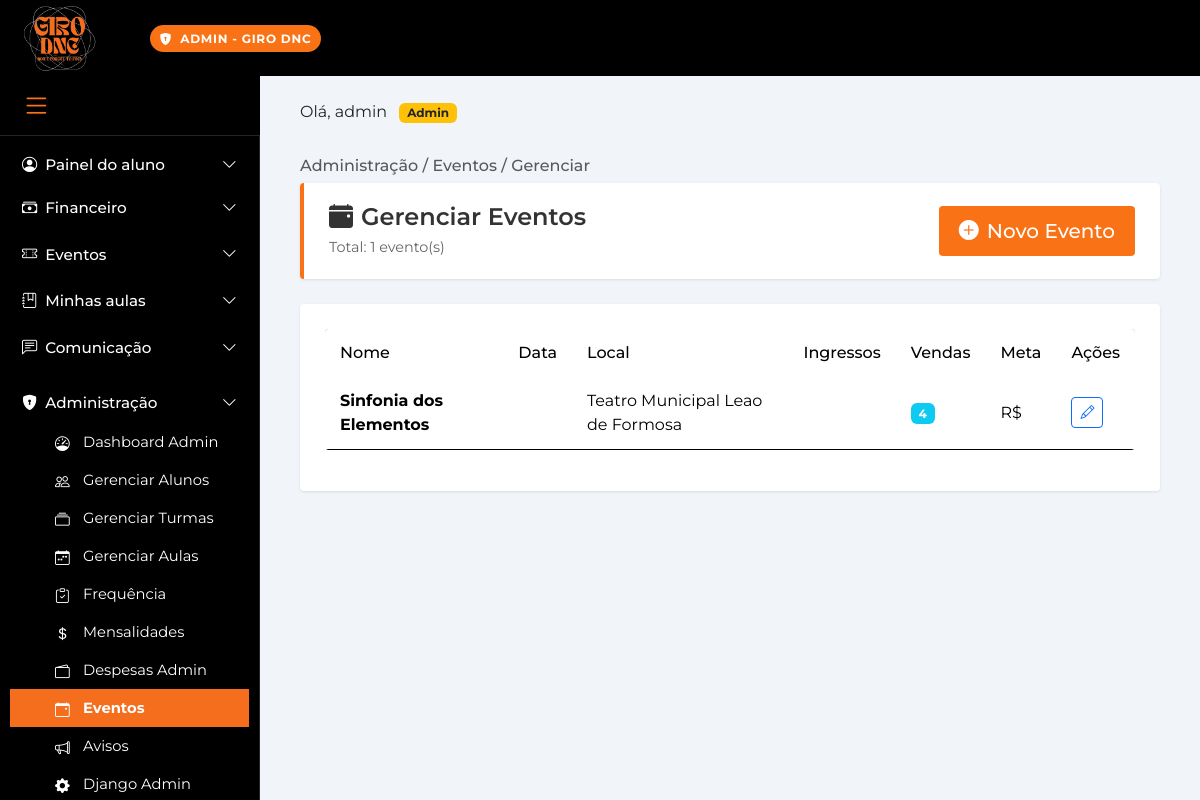
/admin-painel/eventos/ (signed in), run on the app's committed database.
### paginas/models.py (models this page shows, shortened)
class Evento(models.Model):
    nome = models.CharField(max_length=200, help_text='Nome do evento (ex: Corpo e Som)')
    descricao = models.TextField(blank=True, help_text='Descrição do evento')
    data_evento = models.DateField(help_text='Data de realização do evento')
    hora_evento = models.TimeField(blank=True, null=True, help_text='Horário do evento')
    local = models.CharField(max_length=200, blank=True, help_text='Local do evento')
    valor_ingresso = models.DecimalField(
        max_digits=10,
        decimal_places=2,
        validators=[MinValueValidator(0)],
        help_text='Valor do ingresso'
    )
    meta_vendas = models.IntegerField(
        default=0,
        validators=[MinValueValidator(0)],
        help_text='Meta de ingressos a serem vendidos'
    )
    comissao_percentual = models.DecimalField(
        max_digits=5,
        decimal_places=2,
        default=0,
        validators=[MinValueValidator(0), MaxValueValidator(100)],
        help_text='Percentual de comissão por ingresso vendido (0-100%)'
    )
    ativo = models.BooleanField(default=True, help_text='Evento ativo para vendas')
    data_criacao = models.DateTimeField(auto_now_add=True)
    criado_por = models.ForeignKey(
        User,
        on_delete=models.SET_NULL,
        null=True,
        related_name='eventos_criados'
    )
    imagem = models.ImageField(
        upload_to='eventos/',
        blank=True,
        null=True,
        help_text='Imagem/banner do evento'
    )
    class Meta:
        verbose_name = 'Evento'
        verbose_name_plural = 'Eventos'
        ordering = ['-data_evento', '-data_criacao']

### paginas/admin_views.py (the view)
# urls.py: path('admin-painel/eventos/', admin_views.admin_eventos, name='admin_eventos'),
@login_required
@user_passes_test(is_superuser)
def admin_eventos(request):
    eventos = Evento.objects.annotate(
        total_vendas=Count('vendas')
    ).order_by('-data_evento')
    context = {
        'eventos': eventos,
    }
    return render(request, 'admin_painel/eventos.html', context)

### paginas/admin_views.py (called while the page is built)
def is_superuser(user):
    return user.is_superuser

### paginas/templates/admin_painel/eventos.html (shortened to what this page needs)
<!doctype html>
<html lang="pt-br">
<head>
    {% load static %}
  <link href="https://cdn.jsdelivr.net/npm/bootstrap@5.3.3/dist/css/bootstrap.min.css" rel="stylesheet">
  <link href="https://cdn.jsdelivr.net/npm/bootstrap-icons@1.11.3/font/bootstrap-icons.css" rel="stylesheet">
  <link href="https://cdn.datatables.net/1.13.7/css/dataTables.bootstrap5.min.css" rel="stylesheet">
  <link rel="stylesheet" href="{% static 'paginas/css/style.css' %}">
  <link rel="stylesheet" href="{% static 'paginas/css/admin.css' %}">
</head>
<body>
  <header class="gd-topbar">
    <div class="gd-logo-container">
      <a href="{% url 'paginas:home' %}">
        <img src="{% static 'paginas/img/Girologo.jpg' %}" alt="Logo Giro" class="gd-logo">
      </a>
    </div>
    <div class="gd-topbar-content">
      <span class="gd-pill" style="background: #f97316; color: white;">
        <i class="bi bi-shield-lock-fill me-2"></i>ADMIN - GIRO DNC
      </span>
    </div>
  </header>
  <div class="sidebar-item">
    <button id="sidebar-toggle" class="menu-sanduiche">
      <i class="bi bi-list"></i>
    </button>
  </div>
  <div class="gd-layout d-flex">
    {% with sidebar_section='admin' sidebar_active='admin_eventos' %}
      {% include 'includes/sidebar.html' %}
    {% endwith %}
    <main class="gd-main">
      <div>
        <span>Olá, {{ user.get_full_name|default:user.username }} <span class="badge bg-warning text-dark ms-2">Admin</span></span>
      </div>
      <div class="conteudo">
        <h1 class="gd-breadcrumb">Administração / Eventos / Gerenciar</h1>
<div class="admin-header">
  <div class="d-flex justify-content-between align-items-center">
    <div>
      <h1><i class="bi bi-calendar-event-fill me-2"></i>Gerenciar Eventos</h1>
      <p class="mb-0">Total: {{ eventos.count }} evento(s)</p>
    </div>
    <a href="/admin/paginas/evento/add/" class="btn btn-admin btn-lg">
      <i class="bi bi-plus-circle-fill me-2"></i>Novo Evento
    </a>
  </div>
</div>
<div class="admin-card">
  <div class="table-responsive">
    <table class="table table-admin table-hover">
      <thead>
        <tr>
          <th>Nome</th>
          <th>Data</th>
          <th>Local</th>
          <th>Ingressos</th>
          <th>Vendas</th>
          <th>Meta</th>
          <th>Ações</th>
        </tr>
      </thead>
      <tbody>
        {% for evento in eventos %}
        <tr>
          <td><strong>{{ evento.nome }}</strong></td>
          <td>{{ evento.data_inicio|date:"d/m/Y" }}</td>
          <td>{{ evento.local }}</td>
          <td>{{ evento.total_ingressos }}</td>
          <td>
            <span class="badge bg-info">{{ evento.total_vendas }}</span>
          </td>
          <td>R$ {{ evento.meta_arrecadacao|floatformat:2 }}</td>
          <td>
            <a href="/admin/paginas/evento/{{ evento.id }}/change/" class="btn btn-sm btn-outline-primary">
              <i class="bi bi-pencil"></i>
            </a>
          </td>
        </tr>
        {% endfor %}
      </tbody>
    </table>
  </div>
</div>
      </div>
    </main>
  </div>
</body>
</html>

### paginas/static/paginas/css/style.css (style rules this page uses)
:root { --gd-orange: #f97316; --gd-orange-light: #fed7aa; --gd-bg: #000; --gd-border: #242426; --gd-text-dim: #a1a1aa; --gd-surface: #f9f9fb; --gd-white: #fff; --gd-gray-light: #f8fafc; --gd-gray-medium: #64748b; --gd-red: #ef4444; --gd-green: #22c55e; }
body { background: #f1f5f9; font-family: 'Montserrat', Arial, Helvetica, sans-serif; margin: 0; padding: 0; }
.gd-topbar { position: fixed; top: 0; left: 0; right: 0; height: 76px; background: var(--gd-bg); color: #fff; z-index: 1030; display: flex; align-items: center; }
.gd-pill { background: var(--gd-orange); color: #000; font-weight: 700; font-size: .75rem; letter-spacing: .06em; border-radius: 999px; padding: .35rem .6rem; }
.gd-logo-container { position: fixed; top: 0; left: 20px; z-index: 2000; width: 80px; height: 76px; display: flex; align-items: center; }
.gd-logo { width: 80px; height: 76px; object-fit: contain; }
.gd-topbar-content { margin-left: 150px; }
.sidebar-item { display: block !important; position: relative; visibility: visible !important; opacity: 1 !important; padding-bottom: 15px; border-bottom: 1px solid var(--gd-border); transition: width 0.3s ease, padding 0.3s ease; }
.menu-sanduiche { background: transparent; border: none; color: var(--gd-orange); font-size: 1.8rem; cursor: pointer; display: block !important; width: auto; height: auto; padding: 8px 12px; transition: all 0.3s ease; visibility: visible !important; opacity: 1 !important; }
@media (min-width: 1025px) { .sidebar-item { position: fixed !important; top: 76px !important; left: 0 !important; z-index: 2050 !important; display: flex !important; align-items: center !important; justify-content: flex-start !important; visibility: visible !important; width: 260px; height: 60px; background: var(--gd-bg); padding: 0 0 0 10px; border-bottom: 1px solid var(--gd-border); } }
@media (min-width: 1025px) { .menu-sanduiche { position: relative !important; margin: 0 !important; display: block !important; visibility: visible !important; } }
.gd-main { min-height: 100vh; background: #f1f5f9; display: flex; flex-direction: column; transition: margin-left 0.3s ease, width 0.3s ease; }
@media (min-width: 1025px) { .gd-main { margin-left: 260px; padding: 100px 40px 40px 40px; width: calc(100% - 260px); } }
.conteudo { flex: 1; width: 100%; max-width: none; }
.gd-breadcrumb { font-size: 1rem; color: #212529BF; margin-top: 2rem; margin-bottom: 0.5rem; padding: 0; }
#sidebar-toggle { display: block !important; visibility: visible !important; opacity: 1 !important; position: relative !important; z-index: 1050 !important; }
button#sidebar-toggle.menu-sanduiche { display: block !important; visibility: visible !important; opacity: 1 !important; }

### paginas/static/paginas/css/admin.css (style rules this page uses)
.admin-header { background: #fff; border-left: 4px solid #f97316; padding: 20px 25px; border-radius: 4px; margin-bottom: 25px; box-shadow: 0 1px 3px rgba(0,0,0,0.1); }
.admin-header h1 { margin: 0 0 5px 0; font-size: 1.5rem; color: #333; font-weight: 600; }
.admin-header p { margin: 0; color: #666; font-size: 0.9rem; }
.admin-card { background: white; border-radius: 4px; padding: 25px; box-shadow: 0 1px 3px rgba(0,0,0,0.1); margin-bottom: 25px; }
.btn-admin { background: #f97316; border: none; color: white; padding: 10px 20px; border-radius: 4px; font-weight: 500; transition: all 0.3s; text-decoration: none; display: inline-block; }
.btn-admin i { margin-right: 5px; }
.gd-main a, .admin-card a, .conteudo a { text-decoration: none; }
.table-admin { background: white; border-radius: 4px; overflow: hidden; }
.table-admin thead { background: #f97316; color: white; }
.table-admin thead th { font-weight: 500; padding: 12px 15px; border: none; }
.table-admin tbody td { padding: 12px 15px; vertical-align: middle; }
.table-admin tbody tr { border-bottom: 1px solid #e5e7eb; }
.table-admin tbody tr:last-child { border-bottom: none; }

### data on the page
Evento: nome "Sinfonia dos Elementos", local "Teatro Municipal Leao de Formosa", total_vendas "4"

### other printed values
{{ user.get_full_name|default:user.username }} "admin"
{{ eventos.count }} "1"
